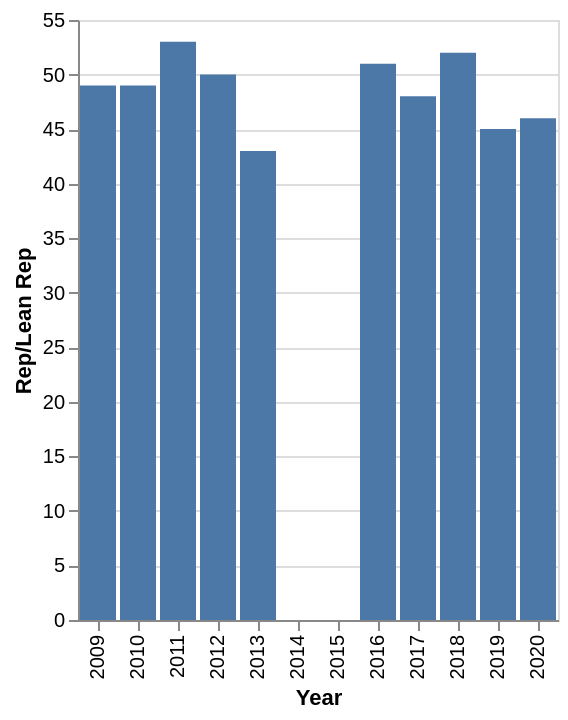

Vega-Lite specification for this chart:
### Vega-Lite specification from a JSON file in a GitHub repository (floating-point values rounded to 4 significant figures)
{"$schema": "https://vega.github.io/schema/vega-lite/v5.json", "description": "Bar chart auto-generated from CSV", "data": {"values": [{"Year": "2009", "Rep/Lean Rep": "49", "Dem/Lean Dem": "60"}, {"Year": "2010", "Rep/Lean Rep": "49", "Dem/Lean Dem": "60"}, {"Year": "2011", "Rep/Lean Rep": "53", "Dem/Lean Dem": "0"}, {"Year": "2012", "Rep/Lean Rep": "50", "Dem/Lean Dem": "58"}, {"Year": "2013", "Rep/Lean Rep": "43", "Dem/Lean Dem": "58"}, {"Year": "2014", "Rep/Lean Rep": "0", "Dem/Lean Dem": "56"}, {"Year": "2015", "Rep/Lean Rep": "0", "Dem/Lean Dem": "0"}, {"Year": "2016", "Rep/Lean Rep": "51", "Dem/Lean Dem": "0"}, {"Year": "2017", "Rep/Lean Rep": "48", "Dem/Lean Dem": "74"}, {"Year": "2018", "Rep/Lean Rep": "52", "Dem/Lean Dem": "76"}, {"Year": "2019", "Rep/Lean Rep": "45", "Dem/Lean Dem": "61"}, {"Year": "2020", "Rep/Lean Rep": "46", "Dem/Lean Dem": "65"}]}, "mark": "bar", "encoding": {"x": {"field": "Year", "type": "ordinal"}, "y": {"field": "Rep/Lean Rep", "type": "quantitative"}}}
